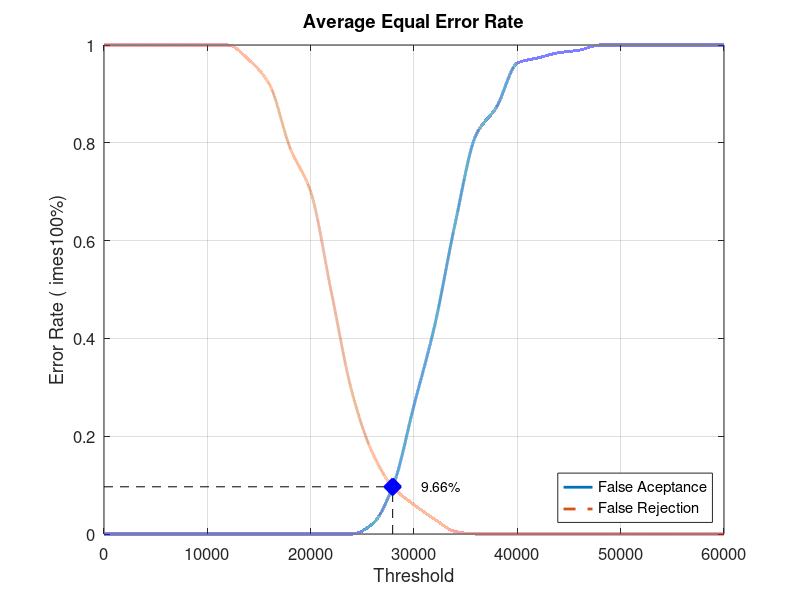
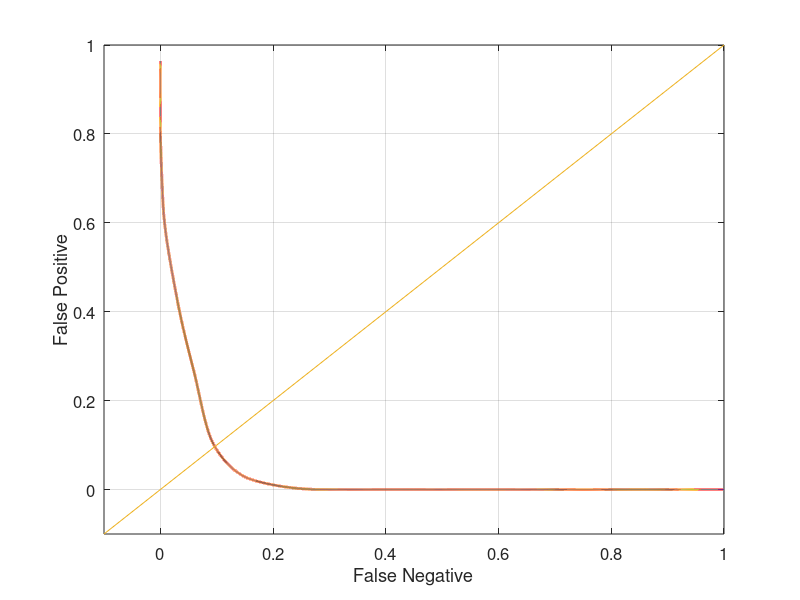

These charts were generated, in order, by the following MATLAB code:
close all;
clear;
clc;
x = 0:2000:60000;
xq = 0:0.5:60000;

y0 = [0 0 0 0 0 0 0 0 0 0 0 0 0 0.0210526 0.1 0.263158 0.426316 0.636842 0.815789 0.873684 0.963158 0.973684 0.984211 0.989474 1 1 1 1 1 1 1]
yy0 = interp1(x, y0, xq, 'pchip');
y1 = [1 1 1 1 1 1 1 0.97 0.92 0.79 0.7 0.495 0.29 0.165 0.095 0.06 0.03 0.005 0 0 0 0 0 0 0 0 0 0 0 0 0]
yy1 = interp1(x, y1, xq, 'pchip');

% Calculating EER: 
y2 = abs(y0 - y1);
find(y2 == min(y2))
yy2 = abs(yy0 - yy1);
xEER = find(yy2 == min(yy2));
xEERIndex = xq(xEER) % X-axis EER
yEER = yy0(xEER) % Y-axis EER

main = figure
plot(xq, yy0,'-','LineWidth', 2);	hold on
plot(xq, yy1,'--','LineWidth', 2);	hold on
plot([xEERIndex xEERIndex], [0 yEER], 'k--');	hold on
plot([0 xEERIndex], [yEER yEER], 'k--');	hold on
plot(xEERIndex, yEER, 'bx', 'LineWidth', 10);	hold on
text(xEERIndex + 10 * xEERIndex / 100, yEER, [num2str(round((10000 * yEER)) / 100) '%'])
legend('False Aceptance', 'False Rejection', 'Location', 'SouthEast')
xlabel('Threshold')
ylabel('Error Rate (	imes100%)')
title('Average Equal Error Rate')
set(gca, 'FontSize', 12)
axis([0 60000 0 1])
grid on

print(main, 'Database3_4Main', '-dpng');
FNRxFPR = figure('Color', [1 1 1]);
plot(yy1, yy0, '-', yy1, yy0, 'LineWidth', 2);
hold on
y = -0.1:0.1:1
plot(y, y); 
set(gca, 'FontSize', 12)
xlabel('False Negative')
ylabel('False Positive')
axis([-0.1 1 -0.1 1])
set(gca, 'FontSize', 12)
grid on

print(FNRxFPR, 'Database3_4FNRxFPR','-dpng');
